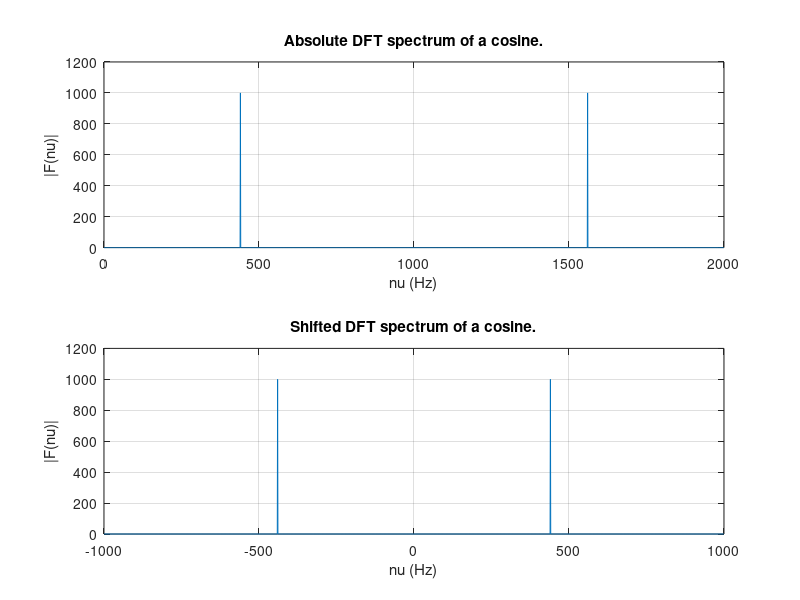
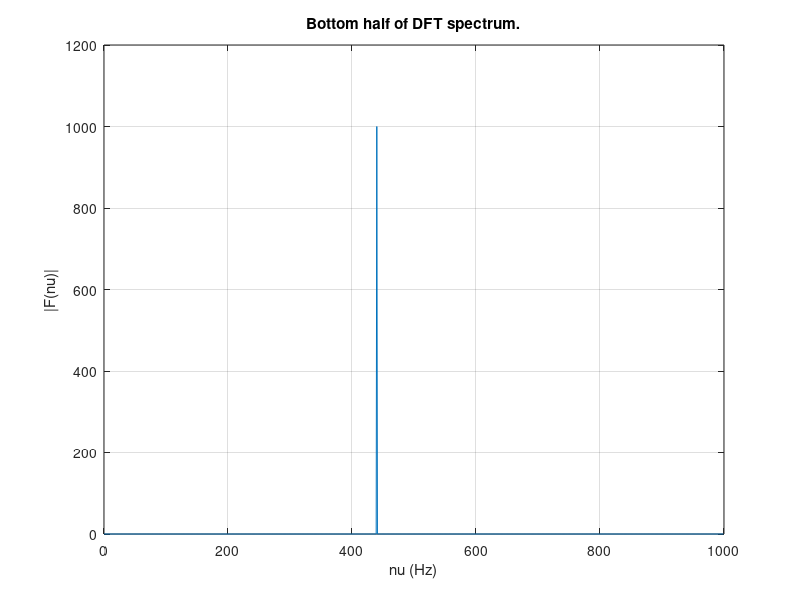

Reproduce these figures in MATLAB, in order.
%Excersize 7-11: The DFT of a cosine

%%Parameters
nu_0 = 440;
nu_s = 2000;
Dt = 1;

T_s = 1/nu_s; %Sampling period
Ns = nu_s * Dt; %Number of samples
t = (0:Ns - 1) * T_s; %Time array containing N times

%DFT of a cosine
f = cos(2 * pi * t * nu_0); %Sample frequency
F = fft(f);
nu = (0:Ns-1) * (nu_s / Ns); %Delta nu with each frequency corresponding to F

%Plot of |F|
figure(1);
subplot(2,1,1) %Used to show both the absolute |F| and the following shifted |F| on the same figure window

plot(nu, abs(F));
xlabel('nu (Hz)');
ylabel('|F(nu)|');
title("Absolute DFT spectrum of a cosine.");
grid on;

%Shifted Frequency DFT
F_shifted = fftshift(F);
nu_shifted = (-Ns/2: Ns/2 - 1) * (nu_s/Ns); %Frequency values running from -half of nu to half of nu - 1
%-1 necessary due to 0 being a value, keeping the total amount of N in nu

%Plot of shifted F
subplot(2,1,2)

plot(nu_shifted, abs(F_shifted));
xlabel('nu (Hz)');
ylabel('|F(nu)|');
title("Shifted DFT spectrum of a cosine.")
grid on;

%Bottom half plot
N_half = Ns/2; %Counts only the first half of Ns

figure(2)
plot(nu(1:N_half), abs(F(1:N_half))); %nu and F must run from the first index to half of N
xlabel('nu (Hz)');
ylabel('|F(nu)|');
title('Bottom half of DFT spectrum.');
grid on;
